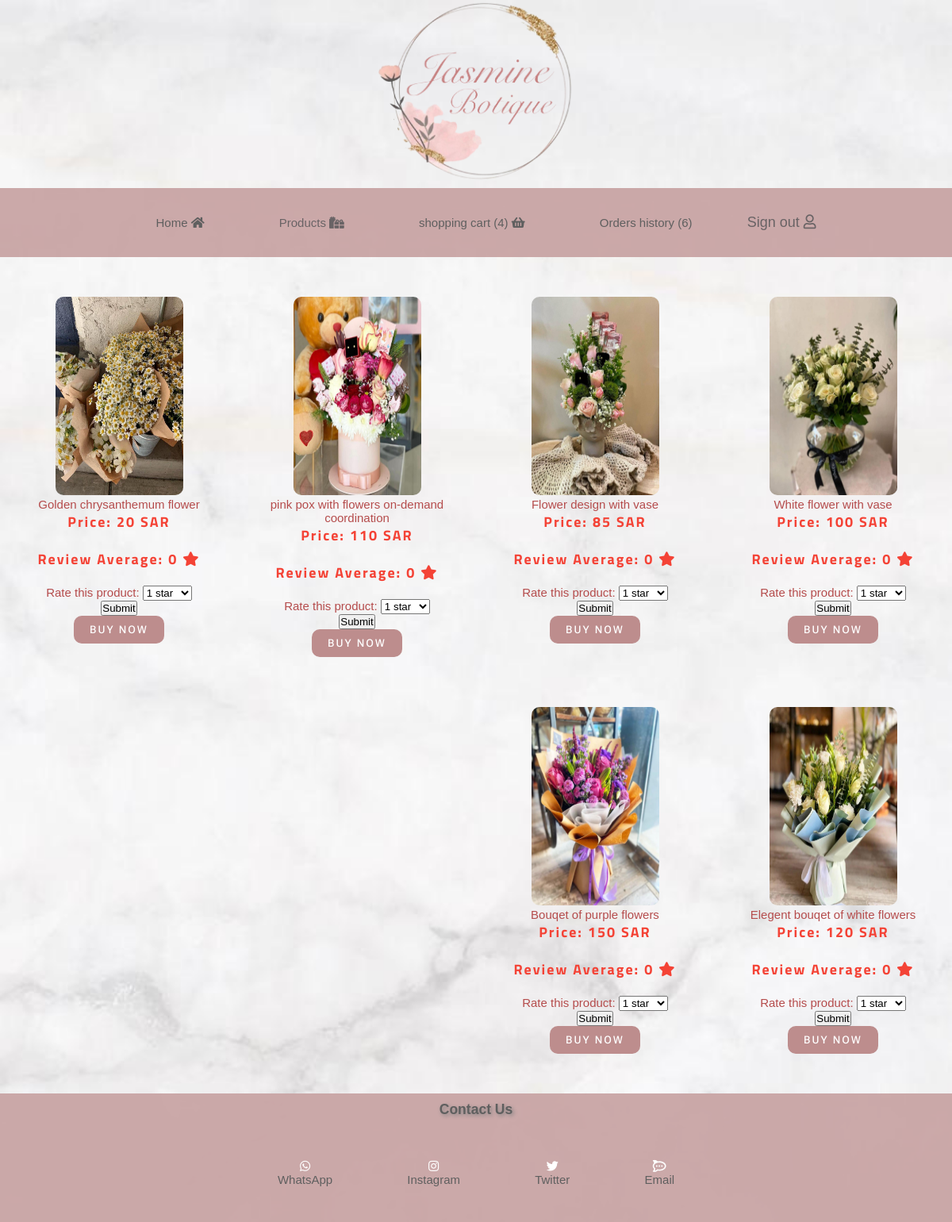
/flower.php (signed in), run on the app's committed database.
### tables this page shows
CREATE TABLE `products` (
  `id` int(11) NOT NULL,
  `name` varchar(50) NOT NULL,
  `category` varchar(50) NOT NULL,
  `old_price` int(11) DEFAULT NULL,
  `price` int(11) NOT NULL,
  `image` text NOT NULL
);

### product.php (called while the page is built, shortened)
<?php
function getFlowerProducts()
{
    $db = connectDB();
    $sql = "SELECT p.*, AVG(r.rate) review FROM products p LEFT JOIN reviews r ON (p.id = r.product_id) WHERE category = 'flower' GROUP BY p.id";
    $result = mysqli_query($db, $sql);
    $products = array();
    while ($row = mysqli_fetch_array($result)) {
        $products[] = $row;
    }
    return $products;
}

### flower.php (the view, shortened to what this page needs)
<?php
require_once 'product.php';
$products = getFlowerProducts();
?>
<!DOCTYPE html>
<html>
<head>
    <?php require_once 'style.php' ?>
</head>
<body>
    <?php require_once 'nav-menu.php' ?>
    <section class="p50">
        <div class="container">
            <div class="b-menu">
                <div class="row">
                    <?php
                    foreach ($products as $product) {
                        echo '
                        <div class="col-lg-3 col-md-3 col-sm-6">
                            <div class="menu-item">
                            <img src="' . $product['image'] . '" alt="' . $product['name'] . '">
                            <p>' . $product['name'] . '</p>
                            <h5>Price: ' . $product['price'] . ' SAR</h5>
                            <h5>Review Average: ' . (round($product['review'], 2) ?? 0) . ' <i class="fa fa-star"></i></h5>
                            <form action="flower.php" method="post">
                            <input type="hidden" name="product_id" value="' . $product['id'] . '"/>
                                <label for="rating">Rate this product:</label>
                                <select name="rate" id="rating">
                                    <option value="1">1 star</option>
                                    <option value="2">2 stars</option>
                                    <option value="3">3 stars</option>
                                    <option value="4">4 stars</option>
                                    <option value="5">5 stars</option>
                                </select>
                                <input type="submit" value="Submit">
                            </form>
                                <form action="flower.php" method="post">
                                    <input type="hidden" name="product_id" value="' . $product['id'] . '"/>
                                    <button name="submit" type="submit" class="order">Buy Now</button>
                                </form>
                            </div>
                        </div>
                        ';
                    }
                    ?>
                </div>
            </div>
        </div>
    </section>
    <?php require_once 'footer.php' ?>
</body>
</html>

### stylesheet.css (style rules this page uses)
body { background-image: url(BGimage.png.jpg); background-position: absolute; background-size: cover; text-align: center; z-index: 1; color: rgb(181, 76, 76); font-family: 'Lucida Sans', 'Lucida Sans Regular', 'Lucida Grande', 'Lucida Sans Unicode', Geneva, Verdana, sans-serif; }
body { flex-direction: column; min-height: 100vh; }
* { margin: 0px; padding: 0px; font-family: 'Lucida Sans', 'Lucida Sans Regular', 'Lucida Grande', 'Lucida Sans Unicode', Geneva, Verdana, sans-serif; }
body { margin: 0; padding: 0; }
.container { display: flex; flex-direction: column; }
* { margin: 0; padding: 0; box-sizing: border-box; }
[class*="col-"] { float: left; padding: 10px 15px; }
.row::after { content: ""; clear: both; display: table; }
body { font-size: 15px; font-family: 'Titillium Web', sans-serif; }
.b-menu { margin-top: 20px; }
.menu-item { border-radius: 10px; text-align: center; padding: 20px }
.menu-item img { border-radius: 10px; width: 70%; height: 250px; }
.menu-item h5 { font-size: 18px; font-family: 'Titillium Web', sans-serif; padding-bottom: 20px; color: #f44336; letter-spacing: 2px; }
button.order { background: rgb(189, 141, 141); padding: 10px 20px; border: none; text-transform: uppercase; margin-bottom: 20px; border-radius: 10px; color: #FFF; cursor: pointer; font-family: 'Roboto Flex', sans-serif; font-weight: 500; letter-spacing: 2px; }
@media only screen and (min-width: 768px) { .col-sm-6 { width: 50%; } }
@media only screen and (min-width: 992px) { .col-md-3 { width: 25%; } }
@media only screen and (min-width: 1200px) { .col-lg-3 { width: 25%; } }

### data on the page
products: image (picture), name "Golden chrysanthemum flower", price "20", review "0"
products: image (picture), name "pink pox with flowers on-demand coordination", price "110", review "0"
products: image (picture), name "Flower design with vase", price "85", review "0"
products: image (picture), name "White flower with vase", price "100", review "0"
products: image (picture), name "Bouqet of purple flowers", price "150", review "0"
products: image (picture), name "Elegent bouqet of white flowers", price "120", review "0"

### other printed values
getNumberOfOrders(currentCustomerId()) "4"
getNumberOfPurchasedOrders(currentCustomerId()) "6"
